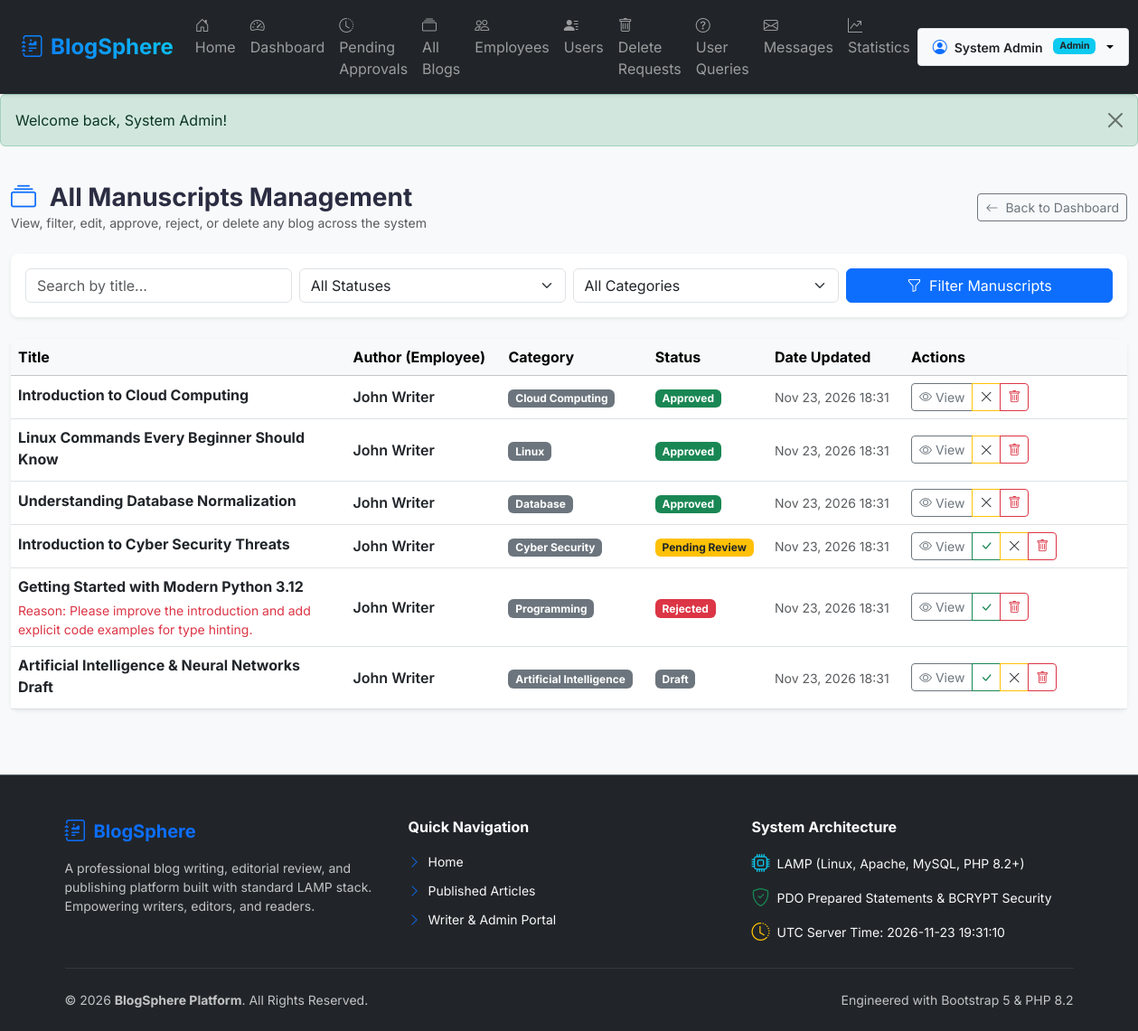
/admin/blogs.php (signed in), run on the app's committed database.
### tables this page shows
CREATE TABLE `blogs` (
  `id` INT AUTO_INCREMENT PRIMARY KEY,
  `employee_id` INT NOT NULL,
  `category_id` INT DEFAULT NULL,
  `title` VARCHAR(255) NOT NULL,
  `slug` VARCHAR(255) UNIQUE,
  `short_description` TEXT,
  `meta_title` VARCHAR(255) DEFAULT NULL,
  `meta_description` VARCHAR(500) DEFAULT NULL,
  `meta_keywords` VARCHAR(255) DEFAULT NULL,
  `canonical_url` VARCHAR(255) DEFAULT NULL,
  `content` LONGTEXT NOT NULL,
  `content_type` ENUM('text','html') DEFAULT 'text',
  `featured_image` VARCHAR(255) DEFAULT NULL,
  `downloadable_file` VARCHAR(255) DEFAULT NULL,
  `status` ENUM('draft', 'pending', 'approved', 'rejected') DEFAULT 'draft',
  `rejection_reason` TEXT DEFAULT NULL,
  `submitted_at` DATETIME DEFAULT NULL,
  `reviewed_at` DATETIME DEFAULT NULL,
  `reviewed_by` INT DEFAULT NULL,
  `created_at` TIMESTAMP DEFAULT CURRENT_TIMESTAMP,
  `updated_at` TIMESTAMP DEFAULT CURRENT_TIMESTAMP ON UPDATE CURRENT_TIMESTAMP,
  FOREIGN KEY (`employee_id`) REFERENCES `users`(`id`) ON DELETE CASCADE,
  FOREIGN KEY (`category_id`) REFERENCES `categories`(`id`) ON DELETE SET NULL,
  FOREIGN KEY (`reviewed_by`) REFERENCES `users`(`id`) ON DELETE SET NULL
);

CREATE TABLE `users` (
  `id` INT AUTO_INCREMENT PRIMARY KEY,
  `username` VARCHAR(100) UNIQUE NOT NULL,
  `name` VARCHAR(100) NOT NULL,
  `email` VARCHAR(150) UNIQUE NOT NULL,
  `password` VARCHAR(255) NOT NULL,
  `role` ENUM('admin','employee','user') NOT NULL DEFAULT 'user',
  `profile_image` VARCHAR(255) DEFAULT NULL,
  `status` ENUM('active','inactive','blocked') DEFAULT 'active',
  `created_at` TIMESTAMP DEFAULT CURRENT_TIMESTAMP
);

CREATE TABLE `categories` (
  `id` INT AUTO_INCREMENT PRIMARY KEY,
  `name` VARCHAR(100) NOT NULL,
  `description` TEXT,
  `created_at` TIMESTAMP DEFAULT CURRENT_TIMESTAMP
);

### admin/blogs.php (the view, shortened to what this page needs)
<?php
$pdo = getDBConnection();
$search = sanitizeInput($_GET['search'] ?? '');
$whereClauses = ["1=1"];
$params = [];
$whereSql = implode(' AND ', $whereClauses);
$stmt = $pdo->prepare("
    SELECT b.*, c.name AS category_name, u.name AS employee_name
    FROM blogs b
    LEFT JOIN categories c ON b.category_id = c.id
    LEFT JOIN users u ON b.employee_id = u.id
    WHERE {$whereSql}
    ORDER BY b.updated_at DESC
");
$stmt->execute($params);
$blogs = $stmt->fetchAll();
include __DIR__ . '/../includes/header.php';
?>
<div class="container-fluid py-4">
    <div class="d-flex justify-content-between align-items-center mb-4">
        <div>
            <h3 class="fw-bold mb-0"><i class="bi bi-collection text-primary me-2"></i> All Manuscripts Management</h3>
            <p class="text-muted small mb-0">View, filter, edit, approve, reject, or delete any blog across the system</p>
        </div>
        <a href="<?= BASE_URL ?>admin/dashboard.php" class="btn btn-outline-secondary btn-sm"><i class="bi bi-arrow-left me-1"></i> Back to Dashboard</a>
    </div>
    <div class="card border-0 shadow-sm mb-4 rounded-3">
        <div class="card-body p-3">
            <form action="<?= BASE_URL ?>admin/blogs.php" method="GET" class="row g-2">
                <div class="col-md-3">
                    <input type="text" name="search" class="form-control" placeholder="Search by title..." value="<?= htmlspecialchars($search) ?>">
                </div>
                <div class="col-md-3">
                    <select name="status" class="form-select">
                        <option value="">All Statuses</option>
                    </select>
                </div>
                <div class="col-md-3">
                    <select name="category" class="form-select">
                        <option value="0">All Categories</option>
                    </select>
                </div>
                <div class="col-md-3 d-grid">
                    <button type="submit" class="btn btn-primary"><i class="bi bi-funnel me-1"></i> Filter Manuscripts</button>
                </div>
            </form>
        </div>
    </div>
    <div class="card border-0 shadow-sm rounded-3">
        <div class="table-responsive">
            <table class="table table-hover align-middle mb-0">
                <thead class="table-light">
                    <tr>
                        <th style="width: 30%;">Title</th>
                        <th>Author (Employee)</th>
                        <th>Category</th>
                        <th>Status</th>
                        <th>Date Updated</th>
                        <th style="width: 20%;">Actions</th>
                    </tr>
                </thead>
                <tbody>
                    <?php if (empty($blogs)): ?>
                        <tr>
                            <td colspan="6" class="text-center py-4 text-muted">No manuscripts found matching filter criteria.</td>
                        </tr>
                    <?php else: ?>
                        <?php foreach ($blogs as $b): ?>
                            <tr>
                                <td>
                                    <div class="d-flex align-items-center gap-1 mb-1">
                                        <strong class="text-dark"><?= htmlspecialchars($b['title']) ?></strong>
                                    </div>
                                    <?php if ($b['status'] === 'rejected' && !empty($b['rejection_reason'])): ?>
                                        <small class="text-danger d-block">Reason: <?= htmlspecialchars($b['rejection_reason']) ?></small>
                                    <?php endif; ?>
                                </td>
                                <td><span class="fw-semibold text-dark"><?= htmlspecialchars($b['employee_name'] ?? 'Unknown') ?></span></td>
                                <td><span class="badge bg-secondary"><?= htmlspecialchars($b['category_name'] ?? 'General') ?></span></td>
                                <td>
                                    <?php if ($b['status'] === 'approved'): ?>
                                        <span class="badge bg-success">Approved</span>
                                    <?php elseif ($b['status'] === 'pending'): ?>
                                        <span class="badge bg-warning text-dark">Pending Review</span>
                                    <?php elseif ($b['status'] === 'rejected'): ?>
                                        <span class="badge bg-danger">Rejected</span>
                                    <?php else: ?>
                                        <span class="badge bg-secondary">Draft</span>
                                    <?php endif; ?>
                                </td>
                                <td><small class="text-muted"><?= formatDate($b['updated_at'], 'M d, Y H:i') ?></small></td>
                                <td>
                                    <div class="btn-group btn-group-sm">
                                        <a href="<?= BASE_URL ?>admin/view_blog.php?id=<?= $b['id'] ?>" class="btn btn-outline-secondary" title="View Details"><i class="bi bi-eye"></i> View</a>
                                        <?php if ($b['status'] !== 'approved'): ?>
                                            <a href="<?= BASE_URL ?>admin/approve_blog.php?id=<?= $b['id'] ?>" class="btn btn-outline-success" onclick="return confirm('Approve blog?');" title="Approve"><i class="bi bi-check-lg"></i></a>
                                        <?php endif; ?>
                                        <?php if ($b['status'] !== 'rejected'): ?>
                                            <a href="<?= BASE_URL ?>admin/reject_blog.php?id=<?= $b['id'] ?>" class="btn btn-outline-warning text-dark" title="Reject"><i class="bi bi-x-lg"></i></a>
                                        <?php endif; ?>
                                        <a href="<?= BASE_URL ?>admin/delete_blog.php?id=<?= $b['id'] ?>" class="btn btn-outline-danger" onclick="return confirm('Permanently delete this blog?');" title="Delete"><i class="bi bi-trash"></i></a>
                                    </div>
                                </td>
                            </tr>
                        <?php endforeach; ?>
                    <?php endif; ?>
                </tbody>
            </table>
        </div>
    </div>
</div>
<?php include __DIR__ . '/../includes/footer.php'; ?>

### assets/css/style.css (style rules this page uses)
body { font-family: 'Inter', -apple-system, BlinkMacSystemFont, "Segoe UI", Roboto, sans-serif; color: #2b2d42; background-color: #f8f9fa; }

### includes/header.php (style rules this page uses)
body { font-family: 'Inter', -apple-system, sans-serif; background-color: #f8f9fa; color: #2b2d42; margin: 0; padding: 0; }

### data on the page
blogs: title "Introduction to Cloud Computing", employee.name "John Writer", category.name "Cloud Computing", status "Approved", updated_at "Nov 23, 2026 18:31"
blogs: title "Linux Commands Every Beginner Should Know", employee.name "John Writer", category.name "Linux", status "Approved", updated_at "Nov 23, 2026 18:31"
blogs: title "Understanding Database Normalization", employee.name "John Writer", category.name "Database", status "Approved", updated_at "Nov 23, 2026 18:31"
blogs: title "Introduction to Cyber Security Threats", employee.name "John Writer", category.name "Cyber Security", status "Pending Review", updated_at "Nov 23, 2026 18:31"
blogs: title "Getting Started with Modern Python 3.12", rejection_reason "Please improve the introduction and add explicit code examples for type hinting.", employee.name "John Writer", category.name "Programming", status "Rejected", updated_at "Nov 23, 2026 18:31"
blogs: title "Artificial Intelligence & Neural Networks Draft", employee.name "John Writer", category.name "Artificial Intelligence", status "Draft", updated_at "Nov 23, 2026 18:31"

### other printed values
$_SESSION['user_name'] "System Admin"
$role "Admin"
$flash['message'] "Welcome back, System Admin!"
